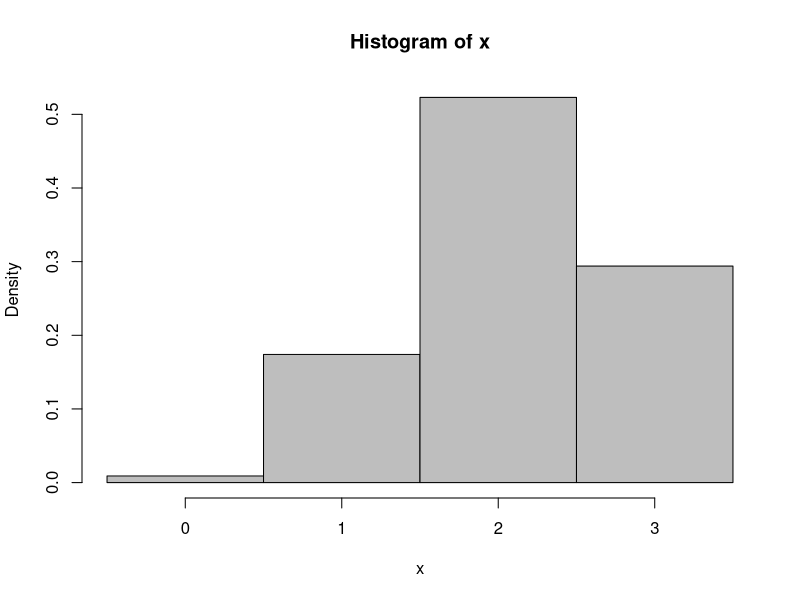

This chart was generated by the following R code:
#We simulate n repetitions of the experiment that consists of selecting 3 beads from an urn
urn=rep(1:0, c(7,3)) #rep is a useful function for patterned data (1 is for blue and 0 for yellow
n=1000#We initially simulate the experiment n times 
x=c() #we are reserving an array for the n values of X.
#we need a "for" loop 
for (i in 1:n){
y=sample(urn,3)#R will sample 3 beads from the urn
x[i]=sum(y)#number of blue balls in the i-th sample
}
table(x) #gives the frequencies of the values taken by x
prop.table(table(x)) #gives the relative frequencies of the values taken by x
brk=seq(-0.5,3.5,1) #the endpoints of the class intervals   
hist(x, breaks=brk,col="grey", prob=T) #construct the (empirical) probability histogram of X
mean(x) # compute the mean value  of the n simulated  observations of X.
sd(x) #compute the standard deviation of the n observations of X.
